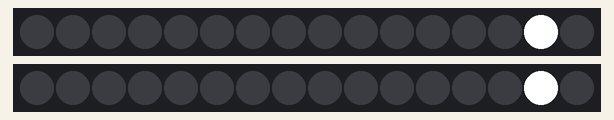
Simulated run of this sketch. Board: Arduino Uno, built for the host (arithmetic inside an expression is 32-bit, double 64-bit). Parts: 2 × 16 RGB LEDs in strip order, left to right.

Above: at 0.3 s.
At 0.9 s:
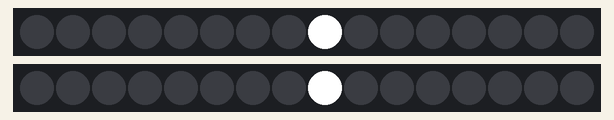
At 1.3 s:
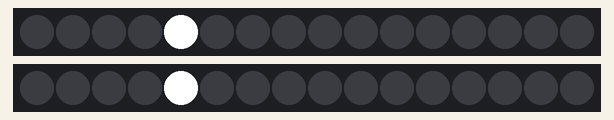
At 1.7 s:
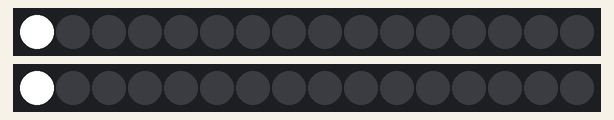
At 2.51 s:
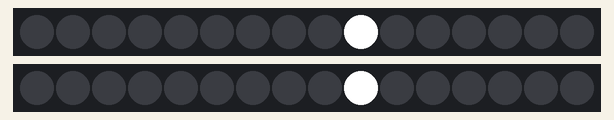
At 3.31 s:
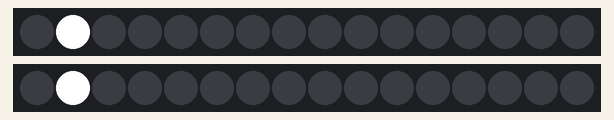

The sketch:

SideLEDreverseTURNsignal.ino
```cpp
#include <FastLED.h>

// How many leds in your strip?
#define NUM_LEDS 16

// For led chips like Neopixels, which have a data line, ground, and power, you just
// need to define DATA_PIN.  For led chipsets that are SPI based (four wires - data, clock,
// ground, and power), like the LPD8806 define both DATA_PIN and CLOCK_PIN
#define DATA_PIN 3
#define CLOCK_PIN 13

// Define the array of leds
CRGB leds[NUM_LEDS];

void setup() {
      // Uncomment/edit one of the following lines for your leds arrangement.
      // FastLED.addLeds<TM1803, DATA_PIN, RGB>(leds, NUM_LEDS);
      // FastLED.addLeds<TM1804, DATA_PIN, RGB>(leds, NUM_LEDS);
      // FastLED.addLeds<TM1809, DATA_PIN, RGB>(leds, NUM_LEDS);
      // FastLED.addLeds<WS2811, DATA_PIN, RGB>(leds, NUM_LEDS);
      // FastLED.addLeds<WS2812, DATA_PIN, RGB>(leds, NUM_LEDS);
      // FastLED.addLeds<WS2812B, DATA_PIN, RGB>(leds, NUM_LEDS);
      //FastLED.addLeds<NEOPIXEL, DATA_PIN>(leds, NUM_LEDS);
      // FastLED.addLeds<APA104, DATA_PIN, RGB>(leds, NUM_LEDS);
      // FastLED.addLeds<UCS1903, DATA_PIN, RGB>(leds, NUM_LEDS);
      // FastLED.addLeds<UCS1903B, DATA_PIN, RGB>(leds, NUM_LEDS);
      // FastLED.addLeds<GW6205, DATA_PIN, RGB>(leds, NUM_LEDS);
      // FastLED.addLeds<GW6205_400, DATA_PIN, RGB>(leds, NUM_LEDS);

       FastLED.addLeds<WS2801, RGB>(leds, NUM_LEDS);
      // FastLED.addLeds<SM16716, RGB>(leds, NUM_LEDS);
      // FastLED.addLeds<LPD8806, RGB>(leds, NUM_LEDS);
      // FastLED.addLeds<P9813, RGB>(leds, NUM_LEDS);
      // FastLED.addLeds<APA102, RGB>(leds, NUM_LEDS);
      // FastLED.addLeds<DOTSTAR, RGB>(leds, NUM_LEDS);

       FastLED.addLeds<WS2801, DATA_PIN, CLOCK_PIN, RGB>(leds, NUM_LEDS);
      // FastLED.addLeds<SM16716, DATA_PIN, CLOCK_PIN, RGB>(leds, NUM_LEDS);
      // FastLED.addLeds<LPD8806, DATA_PIN, CLOCK_PIN, RGB>(leds, NUM_LEDS);
      // FastLED.addLeds<P9813, DATA_PIN, CLOCK_PIN, RGB>(leds, NUM_LEDS);
      // FastLED.addLeds<APA102, DATA_PIN, CLOCK_PIN, RGB>(leds, NUM_LEDS);
      // FastLED.addLeds<DOTSTAR, DATA_PIN, CLOCK_PIN, RGB>(leds, NUM_LEDS);
}

void loop() {
  // Turn the LED on, then pause
  leds[16] = CRGB::White;
  FastLED.show();
  delay(100);
  leds[16] = CRGB::Black;
  FastLED.show();

  leds[15] = CRGB::White;
  FastLED.show();
  delay(100);
  leds[15] = CRGB::Black;
  FastLED.show();

  leds[14] = CRGB::White;
  FastLED.show();
  delay(100);
  leds[14] = CRGB::Black;
  FastLED.show();

  leds[13] = CRGB::White;
  FastLED.show();
  delay(100);
  leds[13] = CRGB::Black;
  FastLED.show();

  leds[12] = CRGB::White;
  FastLED.show();
  delay(100);
  leds[12] = CRGB::Black;
  FastLED.show();

  leds[11] = CRGB::White;
  FastLED.show();
  delay(100);
  leds[11] = CRGB::Black;
  FastLED.show();

  leds[10] = CRGB::White;
  FastLED.show();
  delay(100);
  leds[10] = CRGB::Black;
  FastLED.show();

  leds[9] = CRGB::White;
  FastLED.show();
  delay(100);
  leds[9] = CRGB::Black;
  FastLED.show();

  leds[8] = CRGB::White;
  FastLED.show();
  delay(100);
  leds[8] = CRGB::Black;
  FastLED.show();

  leds[7] = CRGB::White;
  FastLED.show();
  delay(100);
  leds[7] = CRGB::Black;
  FastLED.show();

  leds[6] = CRGB::White;
  FastLED.show();
  delay(100);
  leds[6] = CRGB::Black;
  FastLED.show();

  leds[5] = CRGB::White;
  FastLED.show();
  delay(100);
  leds[5] = CRGB::Black;
  FastLED.show();

  leds[4] = CRGB::White;
  FastLED.show();
  delay(100);
  leds[4] = CRGB::Black;
  FastLED.show();

  leds[3] = CRGB::White;
  FastLED.show();
  delay(100);
  leds[3] = CRGB::Black;
  FastLED.show();

  leds[2] = CRGB::White;
  FastLED.show();
  delay(100);
  leds[2] = CRGB::Black;
  FastLED.show();

  leds[1] = CRGB::White;
  FastLED.show();
  delay(100);
  leds[1] = CRGB::Black;
  FastLED.show();

  leds[0] = CRGB::White;
  FastLED.show();
  delay(100);
  leds[0] = CRGB::Black;
  FastLED.show();


}
```

Measured:
- by itself, everything shown: repeats every 3.4 s, in 17 steps
